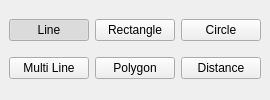
<?xml version="1.0" encoding="UTF-8"?>
<ui version="4.0">
 <class>RulerTools</class>
 <widget class="QDockWidget" name="RulerTools">
  <property name="geometry">
   <rect>
    <x>0</x>
    <y>0</y>
    <width>262</width>
    <height>100</height>
   </rect>
  </property>
  <property name="maximumSize">
   <size>
    <width>524287</width>
    <height>100</height>
   </size>
  </property>
  <property name="windowTitle">
   <string>Measurement Tools</string>
  </property>
  <widget class="QWidget" name="dockWidgetContents">
   <layout class="QGridLayout" name="gridLayout">
    <item row="1" column="2">
     <widget class="QPushButton" name="circle2">
      <property name="toolTip">
       <string>Calculate distance between two center</string>
      </property>
      <property name="statusTip">
       <string>Click three points and another three points to measure</string>
      </property>
      <property name="text">
       <string>Distance</string>
      </property>
      <property name="icon">
       <iconset resource="imageraster.qrc">
        <normaloff>:/Resources/TwoCircle.png</normaloff>:/Resources/TwoCircle.png</iconset>
      </property>
      <property name="checkable">
       <bool>true</bool>
      </property>
     </widget>
    </item>
    <item row="0" column="0">
     <widget class="QPushButton" name="line">
      <property name="sizePolicy">
       <sizepolicy hsizetype="Maximum" vsizetype="Fixed">
        <horstretch>0</horstretch>
        <verstretch>0</verstretch>
       </sizepolicy>
      </property>
      <property name="toolTip">
       <string>Calculate distance</string>
      </property>
      <property name="statusTip">
       <string>Click and drag to measure</string>
      </property>
      <property name="text">
       <string>Line</string>
      </property>
      <property name="icon">
       <iconset resource="imageraster.qrc">
        <normaloff>:/Resources/Line.png</normaloff>:/Resources/Line.png</iconset>
      </property>
      <property name="checkable">
       <bool>true</bool>
      </property>
      <property name="checked">
       <bool>true</bool>
      </property>
     </widget>
    </item>
    <item row="0" column="1">
     <widget class="QPushButton" name="rectangle">
      <property name="sizePolicy">
       <sizepolicy hsizetype="Maximum" vsizetype="Fixed">
        <horstretch>0</horstretch>
        <verstretch>0</verstretch>
       </sizepolicy>
      </property>
      <property name="toolTip">
       <string>Calculate rectangular area</string>
      </property>
      <property name="statusTip">
       <string>Click and drag to measure</string>
      </property>
      <property name="text">
       <string>Rectangle</string>
      </property>
      <property name="icon">
       <iconset resource="imageraster.qrc">
        <normaloff>:/Resources/Rectangle.png</normaloff>:/Resources/Rectangle.png</iconset>
      </property>
      <property name="checkable">
       <bool>true</bool>
      </property>
     </widget>
    </item>
    <item row="0" column="2">
     <widget class="QPushButton" name="circle">
      <property name="sizePolicy">
       <sizepolicy hsizetype="Maximum" vsizetype="Fixed">
        <horstretch>0</horstretch>
        <verstretch>0</verstretch>
       </sizepolicy>
      </property>
      <property name="toolTip">
       <string>Calculate circular area</string>
      </property>
      <property name="statusTip">
       <string>Click three points in scene to measure</string>
      </property>
      <property name="text">
       <string>Circle</string>
      </property>
      <property name="icon">
       <iconset resource="imageraster.qrc">
        <normaloff>:/Resources/Circle.png</normaloff>:/Resources/Circle.png</iconset>
      </property>
      <property name="checkable">
       <bool>true</bool>
      </property>
     </widget>
    </item>
    <item row="1" column="1">
     <widget class="QPushButton" name="polygon">
      <property name="toolTip">
       <string>Calculate polygonal area</string>
      </property>
      <property name="statusTip">
       <string>Click arround object and right-click to finish measurement</string>
      </property>
      <property name="text">
       <string>Polygon</string>
      </property>
      <property name="icon">
       <iconset resource="imageraster.qrc">
        <normaloff>:/Resources/Polygon.png</normaloff>:/Resources/Polygon.png</iconset>
      </property>
      <property name="checkable">
       <bool>true</bool>
      </property>
     </widget>
    </item>
    <item row="1" column="0">
     <widget class="QPushButton" name="multiline">
      <property name="toolTip">
       <string>Calculate path length</string>
      </property>
      <property name="statusTip">
       <string>Click to form path and right-click to finish measurement</string>
      </property>
      <property name="text">
       <string>Multi Line</string>
      </property>
      <property name="icon">
       <iconset resource="imageraster.qrc">
        <normaloff>:/Resources/polyline.png</normaloff>:/Resources/polyline.png</iconset>
      </property>
      <property name="checkable">
       <bool>true</bool>
      </property>
     </widget>
    </item>
    <item row="0" column="3">
     <spacer name="horizontalSpacer">
      <property name="orientation">
       <enum>Qt::Horizontal</enum>
      </property>
      <property name="sizeHint" stdset="0">
       <size>
        <width>40</width>
        <height>20</height>
       </size>
      </property>
     </spacer>
    </item>
   </layout>
  </widget>
 </widget>
 <resources>
  <include location="imageraster.qrc"/>
 </resources>
 <connections/>
</ui>
